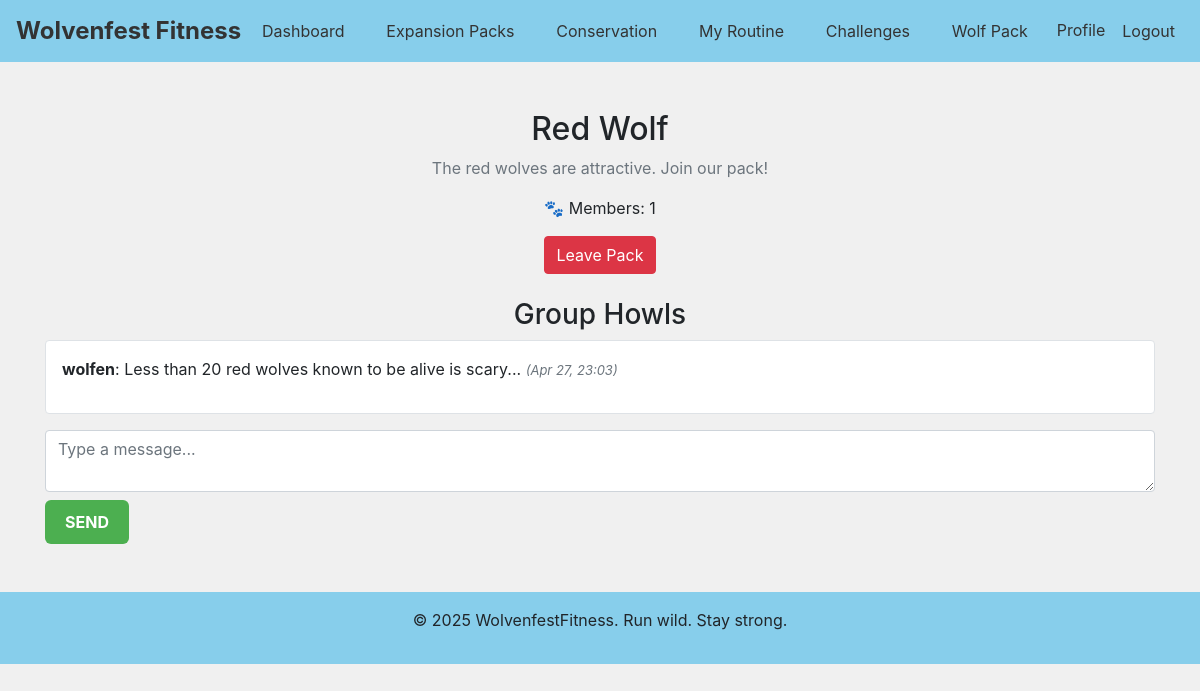
The app's page /groups/groups/1/ (signed in) with its own data.
### my_app/models.py (models this page shows, shortened)
class Group(models.Model):
    name = models.CharField(max_length=255, unique=True) # Unique name for the group
    description = models.TextField(blank=True) # Optional description
    created_at = models.DateTimeField(auto_now_add=True) # Creation timestamp
    members = models.ManyToManyField(User, related_name='custom_groups', blank=True) # Many-to-many relationship with User

class Message(models.Model): # Group chat message model
    group = models.ForeignKey(Group, on_delete=models.CASCADE)
    user = models.ForeignKey(User, on_delete=models.CASCADE)
    content = models.TextField()
    timestamp = models.DateTimeField(auto_now_add=True)

### my_app/views.py (the view)
# urls.py: path('groups/<int:group_id>/', group_detail, name='group_detail'),
@login_required
def group_detail(request, group_id): # View group details and messages
    group = get_object_or_404(Group, id=group_id)
    messages = Message.objects.filter(group=group).order_by('timestamp')
    if request.method == 'POST': # If the form has been submitted, get message content
        content = request.POST.get('message')
        if content:
            Message.objects.create(group=group, user=request.user, content=content)
            return redirect('group_detail', group_id=group.id)
    return render(request, 'groups/group_detail.html', { # Render the group detail template
        'group': group,
        'messages': messages
    })

### templates/groups/group_detail.html (shortened to what this page needs)
{% extends "base.html" %}
{% block content %}
<h2 class="text-center mt-5">{{ group.name }}</h2>
<p class="text-center text-muted">{{ group.description }}</p>
<p class="text-center">🐾 Members: {{ group.members.count }}</p>
{% if request.user in group.members.all %}
    <div class="text-center mb-4">
        <a href="{% url 'leave_group' group.id %}" class="btn btn-danger">Leave Pack</a>
    </div>
    <h3 class="text-center">Group Howls</h3>
    <div class="border rounded p-3 bg-white" style="max-height: 300px; overflow-y: auto;">
        {% for msg in messages %}
            <p><strong>{{ msg.user.username }}</strong>: {{ msg.content }}
                <em class="text-muted" style="font-size: small;">({{ msg.timestamp|date:"M d, H:i" }})</em>
            </p>
        {% empty %}
            <p class="text-muted">No messages yet. Be the first to howl!</p>
        {% endfor %}
    </div>
    <form method="POST" class="mt-3">
        <textarea name="message" rows="2" class="form-control mb-2" placeholder="Type a message..." required></textarea>
        <button type="submit" class="btn btn-primary">Send</button>
    </form>
{% else %}
    <div class="text-center mt-4">
        <a href="{% url 'join_group' group.id %}" class="btn btn-success">Join this Pack</a>
    </div>
{% endif %}
{% endblock %}

### static/css/styles.css (style rules this page uses)
body { background-color: #f0f0f0; }
a.btn-primary, button.btn-primary { background-color: #4CAF50; color: white; border: none; padding: 10px 20px; border-radius: 6px; text-transform: uppercase; font-weight: bold; }

### records on screen
Group: name "Red Wolf", description "The red wolves are attractive. Join our pack!", members.count "1"
Message: user.username "wolfen", content "Less than 20 red wolves known to be alive is scary...", timestamp "Apr 27, 23:03"
